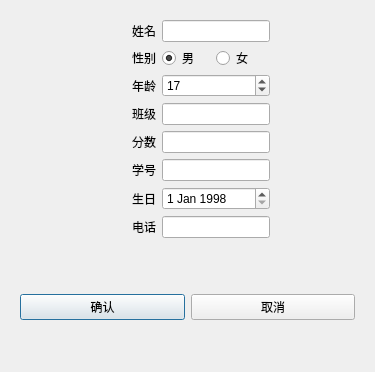
<?xml version="1.0" encoding="UTF-8"?>
<ui version="4.0">
 <class>DlgStuAdd</class>
 <widget class="QDialog" name="DlgStuAdd">
  <property name="geometry">
   <rect>
    <x>0</x>
    <y>0</y>
    <width>375</width>
    <height>372</height>
   </rect>
  </property>
  <property name="windowTitle">
   <string>添加学生</string>
  </property>
  <layout class="QVBoxLayout" name="verticalLayout">
   <item>
    <widget class="QWidget" name="widget_2" native="true">
     <layout class="QGridLayout" name="gridLayout">
      <item row="4" column="0">
       <spacer name="horizontalSpacer_2">
        <property name="orientation">
         <enum>Qt::Horizontal</enum>
        </property>
        <property name="sizeHint" stdset="0">
         <size>
          <width>40</width>
          <height>20</height>
         </size>
        </property>
       </spacer>
      </item>
      <item row="6" column="2">
       <widget class="QLineEdit" name="leStudentId"/>
      </item>
      <item row="0" column="2">
       <widget class="QLineEdit" name="leName"/>
      </item>
      <item row="4" column="2">
       <widget class="QLineEdit" name="leClassNum"/>
      </item>
      <item row="6" column="1">
       <widget class="QLabel" name="label_5">
        <property name="minimumSize">
         <size>
          <width>50</width>
          <height>0</height>
         </size>
        </property>
        <property name="text">
         <string>学号</string>
        </property>
        <property name="alignment">
         <set>Qt::AlignRight|Qt::AlignTrailing|Qt::AlignVCenter</set>
        </property>
       </widget>
      </item>
      <item row="4" column="3">
       <spacer name="horizontalSpacer">
        <property name="orientation">
         <enum>Qt::Horizontal</enum>
        </property>
        <property name="sizeHint" stdset="0">
         <size>
          <width>40</width>
          <height>20</height>
         </size>
        </property>
       </spacer>
      </item>
      <item row="2" column="2">
       <widget class="QSpinBox" name="spinBoxAge">
        <property name="value">
         <number>17</number>
        </property>
       </widget>
      </item>
      <item row="4" column="1">
       <widget class="QLabel" name="label_4">
        <property name="minimumSize">
         <size>
          <width>50</width>
          <height>0</height>
         </size>
        </property>
        <property name="text">
         <string>班级</string>
        </property>
        <property name="alignment">
         <set>Qt::AlignRight|Qt::AlignTrailing|Qt::AlignVCenter</set>
        </property>
       </widget>
      </item>
      <item row="0" column="1">
       <widget class="QLabel" name="label">
        <property name="minimumSize">
         <size>
          <width>50</width>
          <height>0</height>
         </size>
        </property>
        <property name="text">
         <string>姓名</string>
        </property>
        <property name="alignment">
         <set>Qt::AlignRight|Qt::AlignTrailing|Qt::AlignVCenter</set>
        </property>
       </widget>
      </item>
      <item row="8" column="1">
       <widget class="QLabel" name="label_6">
        <property name="minimumSize">
         <size>
          <width>50</width>
          <height>0</height>
         </size>
        </property>
        <property name="text">
         <string>电话</string>
        </property>
        <property name="alignment">
         <set>Qt::AlignRight|Qt::AlignTrailing|Qt::AlignVCenter</set>
        </property>
       </widget>
      </item>
      <item row="7" column="1">
       <widget class="QLabel" name="label_7">
        <property name="text">
         <string>生日</string>
        </property>
        <property name="alignment">
         <set>Qt::AlignRight|Qt::AlignTrailing|Qt::AlignVCenter</set>
        </property>
       </widget>
      </item>
      <item row="1" column="1">
       <widget class="QLabel" name="label_8">
        <property name="text">
         <string>性别</string>
        </property>
        <property name="alignment">
         <set>Qt::AlignRight|Qt::AlignTrailing|Qt::AlignVCenter</set>
        </property>
       </widget>
      </item>
      <item row="8" column="2">
       <widget class="QLineEdit" name="lePhone"/>
      </item>
      <item row="7" column="2">
       <widget class="QDateEdit" name="dateEdit">
        <property name="date">
         <date>
          <year>1998</year>
          <month>1</month>
          <day>1</day>
         </date>
        </property>
       </widget>
      </item>
      <item row="1" column="2">
       <widget class="QWidget" name="widget_3" native="true">
        <layout class="QHBoxLayout" name="horizontalLayout_2">
         <property name="spacing">
          <number>0</number>
         </property>
         <property name="leftMargin">
          <number>0</number>
         </property>
         <property name="topMargin">
          <number>0</number>
         </property>
         <property name="rightMargin">
          <number>0</number>
         </property>
         <property name="bottomMargin">
          <number>0</number>
         </property>
         <item>
          <widget class="QRadioButton" name="radioButton">
           <property name="maximumSize">
            <size>
             <width>16777215</width>
             <height>20</height>
            </size>
           </property>
           <property name="text">
            <string>男</string>
           </property>
           <property name="checked">
            <bool>true</bool>
           </property>
          </widget>
         </item>
         <item>
          <widget class="QRadioButton" name="radioButton_2">
           <property name="maximumSize">
            <size>
             <width>16777215</width>
             <height>20</height>
            </size>
           </property>
           <property name="text">
            <string>女</string>
           </property>
          </widget>
         </item>
        </layout>
       </widget>
      </item>
      <item row="2" column="1">
       <widget class="QLabel" name="label_3">
        <property name="minimumSize">
         <size>
          <width>50</width>
          <height>0</height>
         </size>
        </property>
        <property name="text">
         <string>年龄</string>
        </property>
        <property name="alignment">
         <set>Qt::AlignRight|Qt::AlignTrailing|Qt::AlignVCenter</set>
        </property>
       </widget>
      </item>
      <item row="5" column="1">
       <widget class="QLabel" name="label_2">
        <property name="minimumSize">
         <size>
          <width>50</width>
          <height>0</height>
         </size>
        </property>
        <property name="text">
         <string>分数</string>
        </property>
        <property name="alignment">
         <set>Qt::AlignRight|Qt::AlignTrailing|Qt::AlignVCenter</set>
        </property>
       </widget>
      </item>
      <item row="5" column="2">
       <widget class="QLineEdit" name="leGrade"/>
      </item>
     </layout>
    </widget>
   </item>
   <item>
    <spacer name="verticalSpacer">
     <property name="orientation">
      <enum>Qt::Vertical</enum>
     </property>
     <property name="sizeHint" stdset="0">
      <size>
       <width>20</width>
       <height>40</height>
      </size>
     </property>
    </spacer>
   </item>
   <item>
    <widget class="QWidget" name="widget" native="true">
     <layout class="QHBoxLayout" name="horizontalLayout">
      <property name="sizeConstraint">
       <enum>QLayout::SetDefaultConstraint</enum>
      </property>
      <item>
       <widget class="QPushButton" name="btnSave">
        <property name="text">
         <string>确认</string>
        </property>
       </widget>
      </item>
      <item>
       <widget class="QPushButton" name="btnCancel">
        <property name="text">
         <string>取消</string>
        </property>
       </widget>
      </item>
     </layout>
    </widget>
   </item>
   <item>
    <spacer name="verticalSpacer_2">
     <property name="orientation">
      <enum>Qt::Vertical</enum>
     </property>
     <property name="sizeHint" stdset="0">
      <size>
       <width>20</width>
       <height>40</height>
      </size>
     </property>
    </spacer>
   </item>
  </layout>
 </widget>
 <tabstops>
  <tabstop>leName</tabstop>
  <tabstop>spinBoxAge</tabstop>
  <tabstop>leClassNum</tabstop>
  <tabstop>leStudentId</tabstop>
  <tabstop>lePhone</tabstop>
  <tabstop>btnSave</tabstop>
  <tabstop>btnCancel</tabstop>
 </tabstops>
 <resources/>
 <connections/>
</ui>
